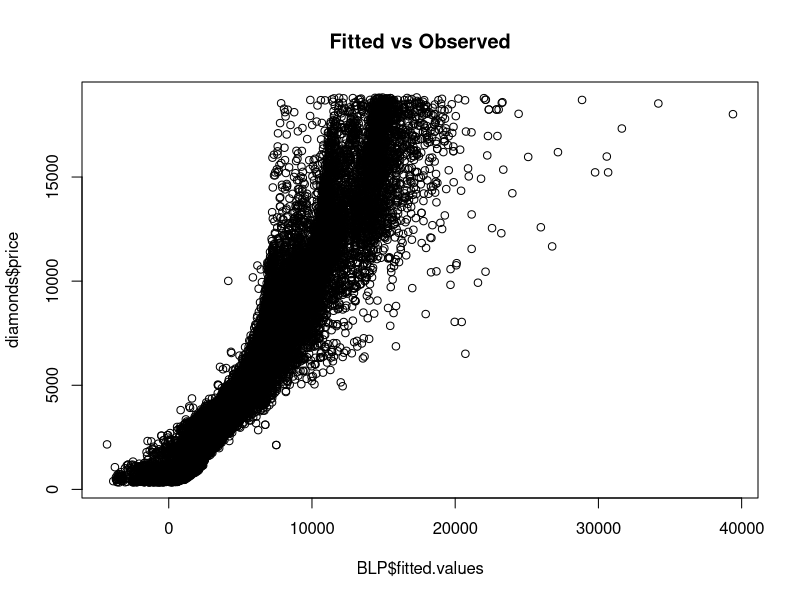
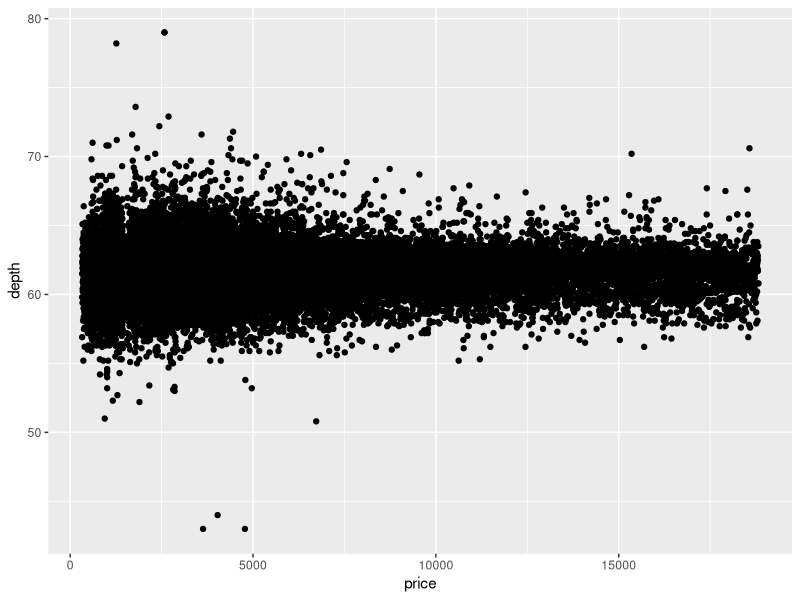
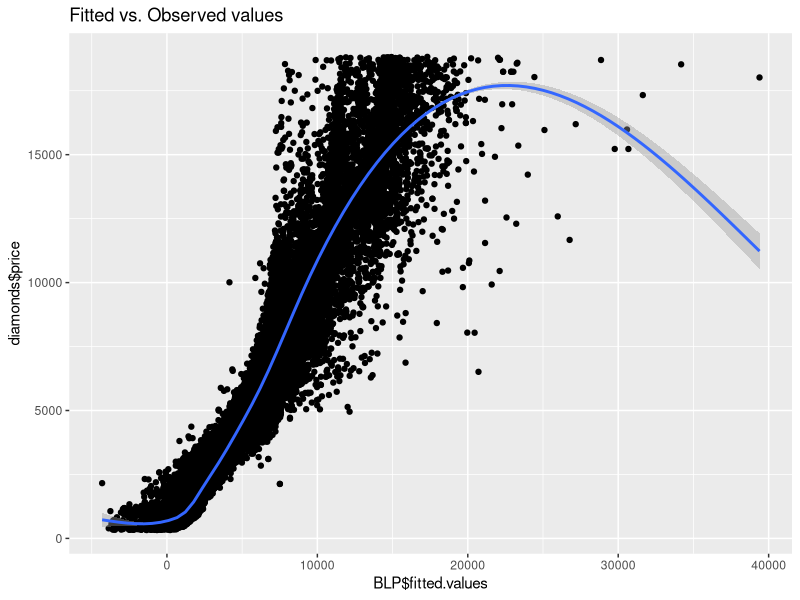
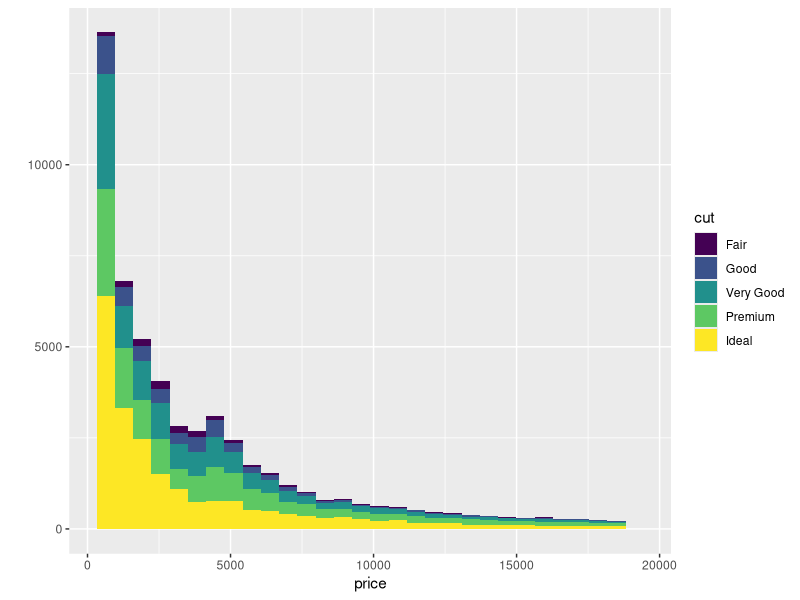
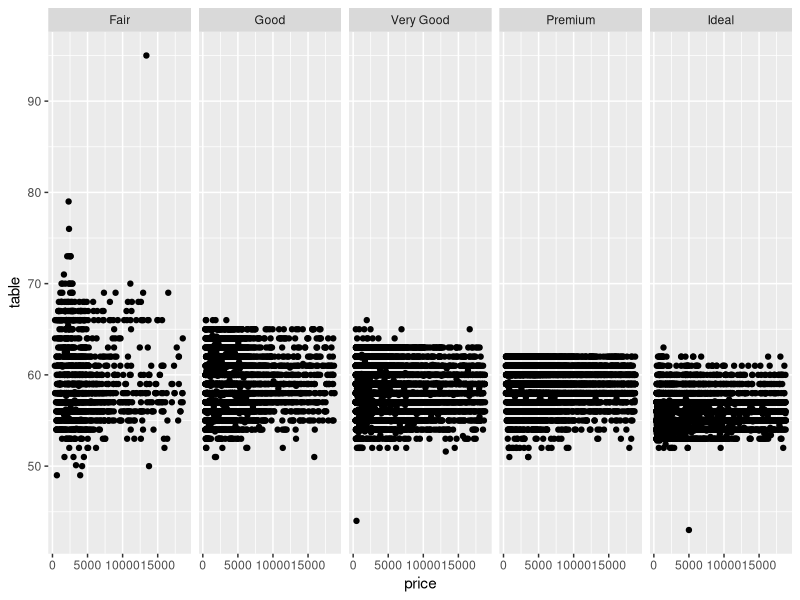

The R script that drew these images, in order:
## ---- chunk 1
install.packages("ggplot2")
library(ggplot2)
data(diamonds)
head(diamonds)

## ---- chunk 2
BLP= lm(price ~., data=diamonds)
summary(BLP)
## ---- chunk 3
?ggplot2
## ---- chunk 4
plot(
  BLP$fitted.values ,
  diamonds$price, main="Fitted vs Observed")
## ---- chunk 5
qplot(price, depth, data = diamonds)
## ---- chunk 6
qplot(BLP$fitted.values, diamonds$price, main = "Fitted vs. Observed values", geom =c("point","smooth") )
## ---- chunk 7
qplot(price, data = diamonds, fill = cut)
## ---- chunk 8
qplot(price, table, data = diamonds, facets = .~ cut)
## ---- chunk 9
var(BLP$residuals)
## ---- chunk 10
norm_vec <- function(x) sqrt(sum(x^2))
## ---- chunk 11
yestnorm = norm_vec(BLP$fitted.values)
ynorm = norm_vec(diamonds$price)
ratio = yestnorm/ynorm
acos(ratio)

## ---- chunk 12
#?acos
